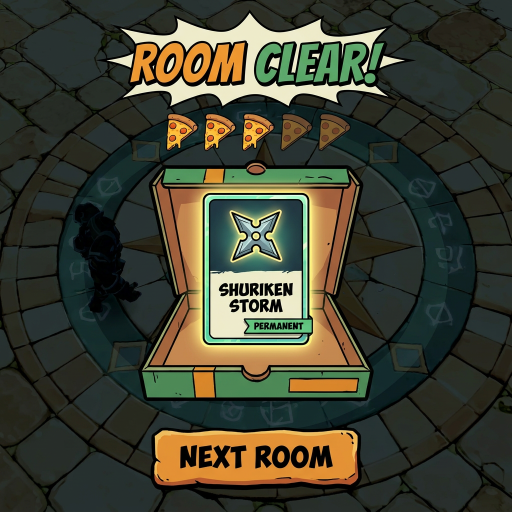
#> input picture ShellSiege/art-candidates/ui-concepts/moments.png, 1024 x 1024 px, found by its file name (shown at 1/2 size)
$ python cut-ui.py
#> lines starting #> are read from the running program, lines starting #| are printed output that depends on the picture; after the words box and inside, x2 and y2 are one past the last pixel; in counts of white or black regions, pixels touching at a corner belong together
"""Cut the UI pieces out of the concept frame (art-candidates/ui-concepts/moments.png).

The titles and buttons keep their painted lettering -- that font cannot be rebuilt
in CSS -- so they ship as transparent PNGs.

METHOD. The pieces sit on a dark, busy floor and have a dark outline of their own,
so a colour key on the background would eat the outline. Instead: find the piece's
BRIGHT FILL (cream burst, orange button, yellow pizza), close and fill it, then
grow the mask outward by the outline's thickness. Everything inside is kept as drawn.
"""
import sys, cv2, numpy as np

SRC = sys.argv[1] if len(sys.argv) > 1 else 'art-candidates/ui-concepts/moments.png'
OUT = sys.argv[2] if len(sys.argv) > 2 else 'art-candidates/ui-concepts/cut'
import os; os.makedirs(OUT, exist_ok=True)

img = cv2.imread(SRC, cv2.IMREAD_COLOR)
#> img is the input picture: shape (1024, 1024, 3); mean B, G, R 49.4, 65.1, 63.8
hsv = cv2.cvtColor(img, cv2.COLOR_BGR2HSV)
#> hsv: shape (1024, 1024, 3); mean H, S, V 54.9, 96.1, 73.2
H, S, V = hsv[..., 0].astype(int), hsv[..., 1].astype(int), hsv[..., 2].astype(int)

def cut(name, box, fill, grow, close=9, keep=1):
    x0, y0, x1, y1 = box
    sub = img[y0:y1, x0:x1]
    m = fill[y0:y1, x0:x1].astype(np.uint8) * 255
    k = cv2.getStructuringElement(cv2.MORPH_ELLIPSE, (close, close))
    m = cv2.morphologyEx(m, cv2.MORPH_CLOSE, k)
    # fill holes: flood the outside, invert
    ff = m.copy(); h, w = ff.shape
    pad = cv2.copyMakeBorder(ff, 1, 1, 1, 1, cv2.BORDER_CONSTANT, value=0)
    cv2.floodFill(pad, None, (0, 0), 255)
    holes = cv2.bitwise_not(pad[1:-1, 1:-1])
    m = cv2.bitwise_or(m, holes)
    # biggest `keep` components (drops stray bright floor bits)
    n, lab, st, _ = cv2.connectedComponentsWithStats(m)
    order = np.argsort(-st[1:, cv2.CC_STAT_AREA]) + 1
    m = np.isin(lab, order[:keep]).astype(np.uint8) * 255
    m = cv2.dilate(m, cv2.getStructuringElement(cv2.MORPH_ELLIPSE, (grow * 2 + 1, grow * 2 + 1)))
    m = cv2.GaussianBlur(m, (0, 0), 0.9)          # a soft edge, not a staircase
    rgba = np.dstack([sub, m])
    ys, xs = np.where(m > 8)
    rgba = rgba[ys.min():ys.max() + 1, xs.min():xs.max() + 1]
    cv2.imwrite(f'{OUT}/{name}.png', rgba)
    print(name, rgba.shape[1], 'x', rgba.shape[0])
    return rgba

cream = (V > 200) & (S < 70)
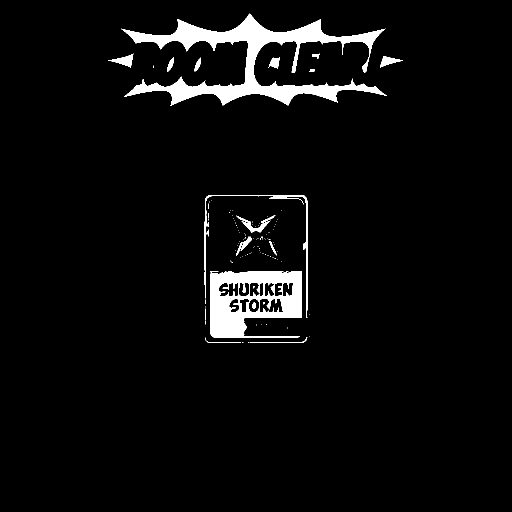
#> cream: shape (1024, 1024) bool (shown at 1/2 size); 4.4% white; 112 white regions (90 under 20 px), largest, box (x1, y1, x2, y2) and area: (242, 27, 774, 212) 25687, (421, 542, 603, 675) 14814, (409, 390, 615, 636) 1867
orange = (H >= 8) & (H <= 24) & (S > 140) & (V > 170)
#> orange: shape (1024, 1024) bool; 7.3% white; 83 white regions (46 under 20 px), largest, box (x1, y1, x2, y2) and area: (309, 862, 715, 970) 30872, (331, 621, 693, 748) 13238, (354, 379, 411, 578) 4694
slice_ = (S > 95) & (V > 70) & (H >= 5) & (H <= 32)
#> slice_: shape (1024, 1024) bool; 12% white; 266 white regions (224 under 20 px), largest, box (x1, y1, x2, y2) and area: (330, 338, 696, 750) 45999, (308, 860, 716, 971) 33901, (313, 360, 374, 588) 4146

# the lettering inside the burst is orange and green: count it as fill, or the letters become holes
green = (H >= 35) & (H <= 85) & (S > 90) & (V > 110)
#> green: shape (1024, 1024) bool; 3.7% white; 157 white regions (124 under 20 px), largest, box (x1, y1, x2, y2) and area: (430, 744, 738, 794) 9289, (449, 338, 697, 364) 5511, (286, 745, 388, 794) 4429
cut('title_room_clear', (190, 20, 830, 240), cream | orange | green, grow=7, close=25)
#> in cut, `m = fill[y0:y1, x0:x1].astype(np.uint8) * 255`: m: shape (220, 640); 34.6% white; 24 white regions (2 under 20 px), largest, box (x1, y1, x2, y2) and area: (52, 7, 584, 192) 25687, (226, 66, 299, 144) 3568, (176, 66, 232, 145) 2408
#> in cut, `m = cv2.morphologyEx(m, cv2.MORPH_CLOSE, k)`: m: shape (220, 640); 47.6% white; 4 white regions, box (x1, y1, x2, y2) and area: (27, 6, 616, 196) 66045, (147, 202, 189, 220) 353, (223, 209, 265, 220) 331, (299, 210, 341, 220) 317
#> in cut, `pad = cv2.copyMakeBorder(ff, 1, 1, 1, 1, cv2.BORDER_CONSTANT, value=0)`: pad: shape (222, 642); 47% white; 4 white regions, box (x1, y1, x2, y2) and area: (28, 7, 617, 197) 66045, (148, 203, 190, 221) 353, (224, 210, 266, 221) 331, (300, 211, 342, 221) 317
#> in cut, `cv2.floodFill(pad, None, (0, 0), 255)`: pad: shape (222, 642); every value is 255
#> in cut, `holes = cv2.bitwise_not(pad[1:-1, 1:-1])`: holes: shape (220, 640); every value is 0
#> in cut, `n, lab, st, _ = cv2.connectedComponentsWithStats(m)`:
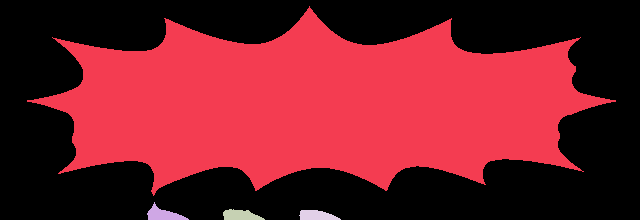
#> lab: shape (220, 640) int32; 5 distinct labels, from 0 to 4; one colour per label, 0 black
#> in cut, `n, lab, st, _ = cv2.connectedComponentsWithStats(m)`: n = 5; st = [[0, 0, 640, 220, 73754], [27, 6, 589, 190, 66045], [147, 202, 42, 18, 353], [223, 209, 42, 11, 331], [299, 210, 42, 10, 317]]
#> in cut, `order = np.argsort(-st[1:, cv2.CC_STAT_AREA]) + 1`: order = [1, 2, 3, 4]
#> in cut, `m = np.isin(lab, order[:keep]).astype(np.uint8) * 255`: m: shape (220, 640); 46.9% white; 1 white region, box (x1, y1, x2, y2) and area: (27, 6, 616, 196) 66045
#> in cut, `m = cv2.dilate(m, cv2.getStructuringElement(cv2.MORPH_ELLIPSE, (grow *..`: m: shape (220, 640); 55.5% white; 1 black region, box (x1, y1, x2, y2) and area: (0, 0, 640, 220) 62650
#> in cut, `rgba = rgba[ys.min():ys.max() + 1, xs.min():xs.max() + 1]`:
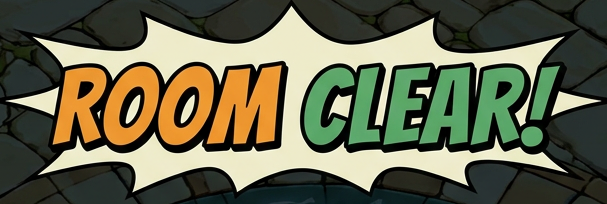
#> rgba: shape (204, 607, 4); mean B, G, R, A 76.5, 100.6, 99.6, 160.9
#| title_room_clear 607 x 204
cut('button_next_room', (295, 850, 735, 985), orange, grow=8, close=9)
#> call 2 of cut, with name = 'button_next_room', box = (295, 850, 735, 985), grow = 8, close = 9, keep = 1
#> in cut (call 2), `x0, y0, x1, y1 = box`: x0 = 295; y0 = 850; x1 = 735; y1 = 985
#> in cut (call 2), `m = fill[y0:y1, x0:x1].astype(np.uint8) * 255`: m: shape (135, 440); 52.8% white; 16 black regions (3 under 20 px), largest, box (x1, y1, x2, y2) and area: (0, 0, 440, 135) 18480, (102, 40, 199, 87) 2775, (249, 40, 323, 87) 2271
#> in cut (call 2), `m = cv2.morphologyEx(m, cv2.MORPH_CLOSE, k)`: m: shape (135, 440); 54.3% white; 8 black regions, largest, box (x1, y1, x2, y2) and area: (0, 0, 440, 135) 18363, (249, 40, 323, 87) 2256, (323, 41, 370, 87) 1499
#> in cut (call 2), `pad = cv2.copyMakeBorder(ff, 1, 1, 1, 1, cv2.BORDER_CONSTANT, value=0)`: pad: shape (137, 442); 53.3% white; 8 black regions, largest, box (x1, y1, x2, y2) and area: (0, 0, 442, 137) 19517, (250, 41, 324, 88) 2256, (324, 42, 371, 88) 1499
#> in cut (call 2), `cv2.floodFill(pad, None, (0, 0), 255)`: pad: shape (137, 442); 85.5% white; 7 black regions, largest, box (x1, y1, x2, y2) and area: (250, 41, 324, 88) 2256, (324, 42, 371, 88) 1499, (66, 41, 100, 87) 1222
#> in cut (call 2), `holes = cv2.bitwise_not(pad[1:-1, 1:-1])`: holes: shape (135, 440); 14.7% white; 7 white regions, largest, box (x1, y1, x2, y2) and area: (249, 40, 323, 87) 2256, (323, 41, 370, 87) 1499, (65, 40, 99, 86) 1222
#> in cut (call 2), `m = cv2.bitwise_or(m, holes)`:
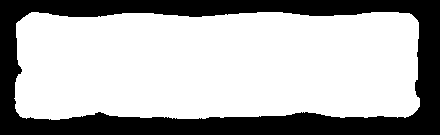
#> m: shape (135, 440); 69.1% white; 1 black region, box (x1, y1, x2, y2) and area: (0, 0, 440, 135) 18363
#> in cut (call 2), `n, lab, st, _ = cv2.connectedComponentsWithStats(m)`: n = 2; st = [[0, 0, 440, 135, 18363], [14, 12, 406, 108, 41037]]
#> in cut (call 2), `order = np.argsort(-st[1:, cv2.CC_STAT_AREA]) + 1`: order = [1]
#> in cut (call 2), `m = cv2.dilate(m, cv2.getStructuringElement(cv2.MORPH_ELLIPSE, (grow *..`: m: shape (135, 440); 82.9% white; 1 black region, box (x1, y1, x2, y2) and area: (0, 0, 440, 135) 10136
#> in cut (call 2), `rgba = rgba[ys.min():ys.max() + 1, xs.min():xs.max() + 1]`:
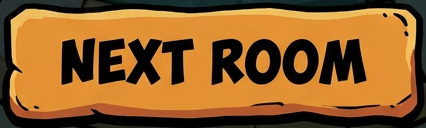
#> rgba: shape (128, 426, 4); mean B, G, R, A 39.8, 92.9, 141.1, 230.4
#| button_next_room 426 x 128
# the five pizza slices, one by one, left to right
row = (320, 222, 710, 310)
#> row = (320, 222, 710, 310)
sub = slice_[row[1]:row[3], row[0]:row[2]].astype(np.uint8) * 255
#> sub: shape (88, 390); 35.7% white; 25 white regions (17 under 20 px), largest, box (x1, y1, x2, y2) and area: (90, 6, 150, 79) 2558, (166, 6, 227, 79) 2549, (14, 6, 75, 78) 2542
sub = cv2.morphologyEx(sub, cv2.MORPH_CLOSE, cv2.getStructuringElement(cv2.MORPH_ELLIPSE, (9, 9)))
#> sub: shape (88, 390); 38.9% white; 5 white regions, box (x1, y1, x2, y2) and area: (166, 6, 227, 79) 2807, (90, 6, 150, 79) 2806, (14, 6, 75, 78) 2790, (319, 7, 379, 78) 2486, (243, 7, 303, 77) 2453
n, lab, st, _ = cv2.connectedComponentsWithStats(sub)
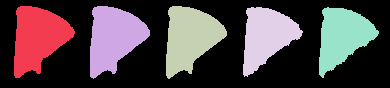
#> lab: shape (88, 390) int32; 6 distinct labels, from 0 to 5; one colour per label, 0 black
#> n = 6; st = [[0, 0, 390, 88, 20978], [14, 6, 61, 72, 2790], [90, 6, 60, 73, 2806], [166, 6, 61, 73, 2807], [243, 7, 60, 70, 2453], [319, 7, 60, 71, 2486]]
comps = sorted([i for i in range(1, n) if st[i, cv2.CC_STAT_AREA] > 600], key=lambda i: st[i, cv2.CC_STAT_LEFT])
#> comps = [1, 2, 3, 4, 5]
print('slices found:', len(comps))
#| slices found: 5
for idx, i in enumerate(comps):
    x, y, w, h = st[i, :4]
    box = (row[0] + x - 12, row[1] + y - 12, row[0] + x + w + 12, row[1] + y + h + 12)
    cut(f'pizza_{idx}', box, slice_, grow=5, close=7)
#> this loop made 5 passes
#> (x, y, x0 in cut, y0 in cut, x1 in cut, y1 in cut) on passes 1 to 5: (14, 6, 322, 216, 407, 312), (90, 6, 398, 216, 482, 313), (166, 6, 474, 216, 559, 313), (243, 7, 551, 217, 635, 311), (319, 7, 627, 217, 711, 312)
#| pizza_0 75 x 86
#| pizza_1 74 x 86
#| pizza_2 75 x 86
#| pizza_3 74 x 83
#| pizza_4 74 x 83
#> pass 1, in cut (call 3), `pad = cv2.copyMakeBorder(ff, 1, 1, 1, 1, cv2.BORDER_CONSTANT, value=0)`:
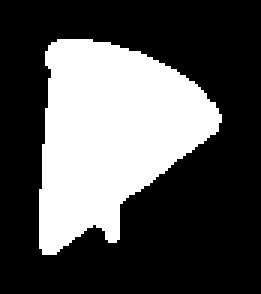
#> pad: shape (98, 87) (shown 3 times larger); 32.6% white; 1 white region, box (x1, y1, x2, y2) and area: (13, 13, 74, 85) 2777
